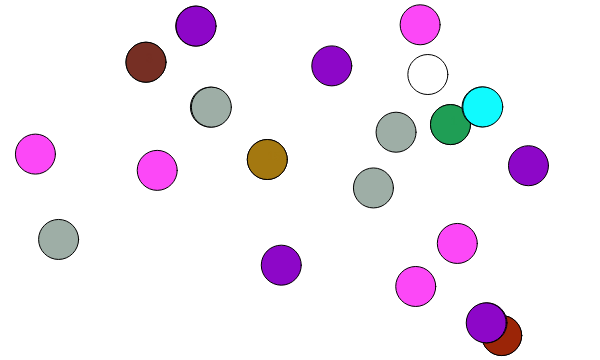
Frame 1 (no input)
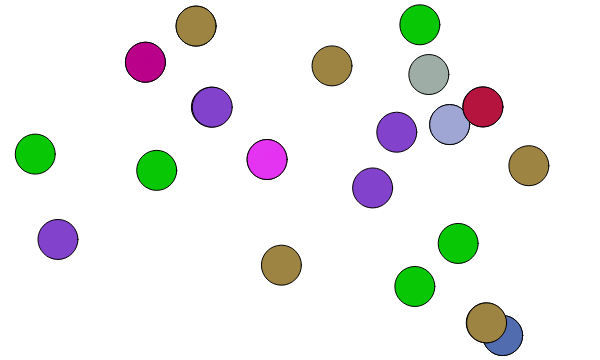
Frame 2 (the mouse pressed at the canvas centre, redrawn once)

The p5.js sketch that drew these frames (run headless with seeded random() and noise() and a simulated clock; the mouse was pressed at the canvas centre and the sketch redrawn once):

// p5.js sketch
// ── sketch.js

var collision = false;
var bubbles = [];

function setup() {
    createCanvas(600, 360);
    noLoop();
    for (var i=0; i < 20; i++) {
        bubbles[i] = new Bubble(random(600), random(360), 20, i);
    }
}

function draw() {
    background(255);
    
    for (var i=0; i < bubbles.length; i++) {
        bubbles[i].update();
        bubbles[i].display();
        for (var j=i+1; j < bubbles.length; j++) {
            if (bubbles[i].intersects(bubbles[j]) && i!=j) {
                bubbles[i].changeColor();
                bubbles[j].changeColor();
                console.log(bubbles[i],bubbles[j]);
                console.log(bubbles[i].intersects(bubbles[j]));
            }
        }
    }
    

    // if (b1.intersects(b2)) {
    //     b1.changeColor();
    //     b2.changeColor();
    // }
}

function Bubble(x, y, r, val) {
    this.x = x;
    this.y = y;
    this.r = r;
    this.val = val;

    this.display = () => {
        ellipse(this.x, this.y, this.r*2)
    }

    this.update = () => {
        this.x = this.x + random(1,-1);
    }

    this.intersects = (obj) => {
        var d = CalcDist(this.x, this.y, obj.x, obj.y);
        if (d < this.r + obj.r) {
            return true;
        }
        return false;
    }

    this.changeColor = () => {
        fill(random(255), random(255), random(255));
        ellipse(this.x, this.y, this.r*2);
        text(this.val, this.x, this.y);
    }
}

function CalcDist(x1, y1, x2, y2) {
    return Math.pow(Math.pow((x1-x2), 2) - Math.pow((y1-y2), 2), 0.5);
}
